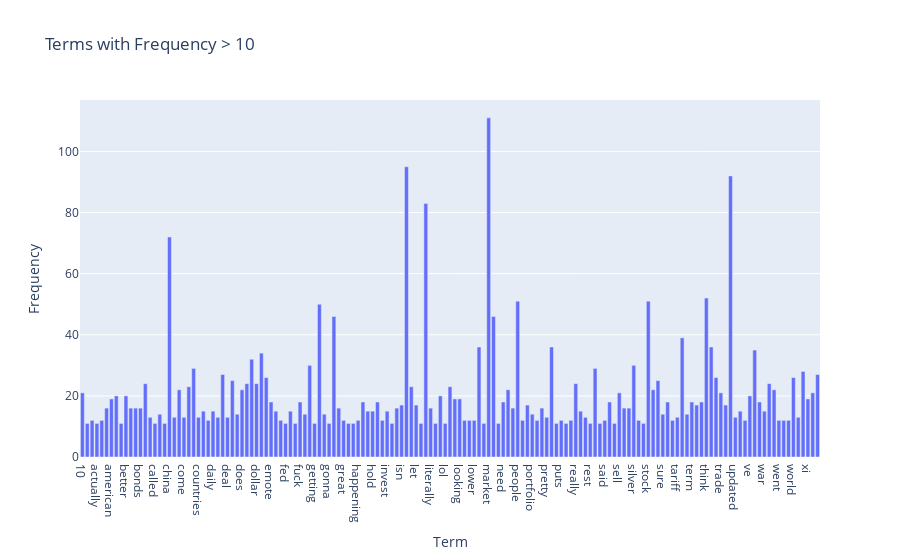

Notebook code for this chart:
### Code cell
## Term with condition(freq. > 10)
import pandas as pd
import plotly.express as px
import numpy as np

term_frequencies = np.asarray(X_counts.sum(axis=0))[0]
condition = term_frequencies > 10

terms = np.array(count_vect.get_feature_names_out())[condition]
freqs = term_frequencies[condition]

df_plot = pd.DataFrame({'Term': terms, 'Frequency': freqs})

fig = px.bar(
    df_plot,
    x='Term',
    y='Frequency',
    labels={'Term': 'Term', 'Frequency': 'Frequency'},
    title='Terms with Frequency > 10',
)
fig.show()

### Figure 1 — Plotly figure (JSON) as saved in the notebook; plotly's stock layout.template omitted (floating-point values rounded to 4 significant figures; data arrays with more than 128 entries replaced by an {"elided": "..."} marker saying what was removed)
{"data": [{"hovertemplate": "Term=%{x}<br>Frequency=%{y}<extra></extra>", "legendgroup": "", "marker": {"color": "#636efa", "pattern": {"shape": ""}}, "name": "", "orientation": "v", "showlegend": false, "textposition": "auto", "type": "bar", "x": {"elided": "153 str values"}, "xaxis": "x", "y": {"elided": "153 int values"}, "yaxis": "y"}], "layout": {"barmode": "relative", "legend": {"tracegroupgap": 0}, "title": {"text": "Terms with Frequency > 10"}, "xaxis": {"anchor": "y", "domain": [0, 1], "title": {"text": "Term"}}, "yaxis": {"anchor": "x", "domain": [0, 1], "title": {"text": "Frequency"}}}}
